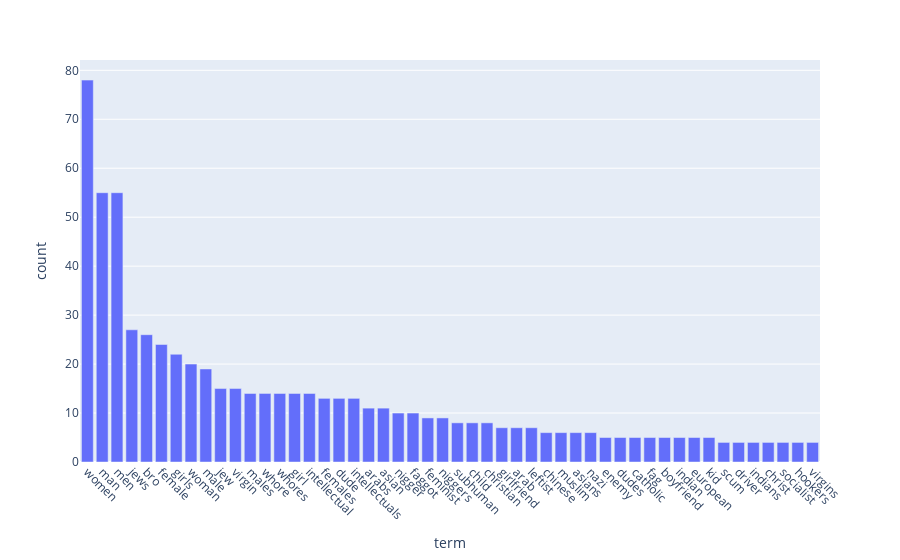

The cell this chart's notebook holds for it:
### Code cell
import plotly.express as px
pd.options.plotting.backend = 'plotly'

fig = px.bar(freq.head(50), x='term', y='count')
fig.update_xaxes(tickangle=45)

### Figure 1 — Plotly figure (JSON) as saved in the notebook; plotly's stock layout.template omitted (floating-point values rounded to 4 significant figures)
{"data": [{"alignmentgroup": "True", "hovertemplate": "term=%{x}<br>count=%{y}<extra></extra>", "legendgroup": "", "marker": {"color": "#636efa", "pattern": {"shape": ""}}, "name": "", "offsetgroup": "", "orientation": "v", "showlegend": false, "textposition": "auto", "type": "bar", "x": ["women", "man", "men", "jews", "bro", "female", "girls", "woman", "male", "jew", "virgin", "males", "whore", "whores", "girl", "intellectual", "females", "dude", "intellectuals", "arabs", "asian", "nigger", "faggot", "feminist", "niggers", "subhuman", "child", "christian", "girlfriend", "arab", "leftist", "chinese", "muslim", "asians", "nazi", "enemy", "dudes", "catholic", "fag", "boyfriend", "indian", "european", "kid", "scum", "driver", "indians", "christ", "socialist", "hookers", "virgins"], "xaxis": "x", "y": [78, 55, 55, 27, 26, 24, 22, 20, 19, 15, 15, 14, 14, 14, 14, 14, 13, 13, 13, 11, 11, 10, 10, 9, 9, 8, 8, 8, 7, 7, 7, 6, 6, 6, 6, 5, 5, 5, 5, 5, 5, 5, 5, 4, 4, 4, 4, 4, 4, 4], "yaxis": "y"}], "layout": {"autosize": true, "barmode": "relative", "legend": {"tracegroupgap": 0}, "margin": {"t": 60}, "xaxis": {"anchor": "y", "autorange": true, "domain": [0, 1], "range": [-0.5, 49.5], "tickangle": 45, "title": {"text": "term"}, "type": "category"}, "yaxis": {"anchor": "x", "autorange": true, "domain": [0, 1], "range": [0, 82.11], "title": {"text": "count"}, "type": "linear"}}}
